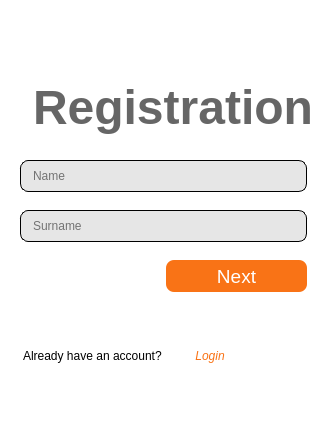
      <widget class="QWidget" name="registration_page2">
       <property name="styleSheet">
        <string notr="true">QWidget {
background-color: white;
}</string>
       </property>
       <layout class="QVBoxLayout" name="verticalLayout">
        <property name="spacing">
         <number>0</number>
        </property>
        <property name="leftMargin">
         <number>0</number>
        </property>
        <property name="topMargin">
         <number>0</number>
        </property>
        <property name="rightMargin">
         <number>0</number>
        </property>
        <property name="bottomMargin">
         <number>0</number>
        </property>
        <item>
         <layout class="QVBoxLayout" name="verticalLayout_7">
          <property name="spacing">
           <number>5</number>
          </property>
          <item>
           <spacer name="verticalSpacer_16">
            <property name="orientation">
             <enum>Qt::Vertical</enum>
            </property>
            <property name="sizeType">
             <enum>QSizePolicy::Preferred</enum>
            </property>
            <property name="sizeHint" stdset="0">
             <size>
              <width>20</width>
              <height>80</height>
             </size>
            </property>
           </spacer>
          </item>
          <item>
           <widget class="QLabel" name="registerLabel_3">
            <property name="font">
             <font>
              <family>Segoe UI</family>
              <pointsize>36</pointsize>
              <italic>false</italic>
              <bold>true</bold>
              <kerning>true</kerning>
             </font>
            </property>
            <property name="styleSheet">
             <string notr="true">QLabel {
color: rgb(102, 102, 102);
margin-left: 20px;
margin-bottom: 20px;
background: transparent;
}</string>
            </property>
            <property name="text">
             <string>Registration</string>
            </property>
           </widget>
          </item>
          <item>
           <widget class="QLineEdit" name="nameRegister">
            <property name="styleSheet">
             <string notr="true">QLineEdit {
border: 1px solid black;
border-radius: 8px;
color: black;
padding-left: 10px;
padding-right: 10px;
background-color: rgb(230, 230, 230);
height: 30px;
margin-left: 20px;
margin-right: 20px;
}

QLineEdit:focus {
border: 2px solid black;
}</string>
            </property>
            <property name="text">
             <string/>
            </property>
            <property name="echoMode">
             <enum>QLineEdit::Normal</enum>
            </property>
            <property name="placeholderText">
             <string>Name</string>
            </property>
            <property name="clearButtonEnabled">
             <bool>false</bool>
            </property>
           </widget>
          </item>
          <item>
           <spacer name="verticalSpacer_17">
            <property name="orientation">
             <enum>Qt::Vertical</enum>
            </property>
            <property name="sizeType">
             <enum>QSizePolicy::Preferred</enum>
            </property>
            <property name="sizeHint" stdset="0">
             <size>
              <width>20</width>
              <height>13</height>
             </size>
            </property>
           </spacer>
          </item>
          <item>
           <widget class="QLineEdit" name="surnameRegister">
            <property name="styleSheet">
             <string notr="true">QLineEdit {
border: 1px solid black;
border-radius: 8px;
color: black;
padding-left: 10px;
padding-right: 10px;
background-color: rgb(230, 230, 230);
height: 30px;
margin-left: 20px;
margin-right: 20px;
}

QLineEdit:focus {
border: 2px solid black;
}</string>
            </property>
            <property name="text">
             <string/>
            </property>
            <property name="echoMode">
             <enum>QLineEdit::Normal</enum>
            </property>
            <property name="placeholderText">
             <string>Surname</string>
            </property>
            <property name="clearButtonEnabled">
             <bool>false</bool>
            </property>
           </widget>
          </item>
          <item>
           <spacer name="verticalSpacer_18">
            <property name="orientation">
             <enum>Qt::Vertical</enum>
            </property>
            <property name="sizeType">
             <enum>QSizePolicy::Preferred</enum>
            </property>
            <property name="sizeHint" stdset="0">
             <size>
              <width>13</width>
              <height>13</height>
             </size>
            </property>
           </spacer>
          </item>
          <item>
           <layout class="QHBoxLayout" name="horizontalLayout_5">
            <item>
             <widget class="QPushButton" name="backName">
              <property name="font">
               <font>
                <pointsize>12</pointsize>
               </font>
              </property>
              <property name="styleSheet">
               <string notr="true">QPushButton {
background: transparent;
color: black;
border-radius: 8px;
margin-left: 20px; 
height: 30px;
margin-right: 70%;
}

QPushButton:pressed,
QPushButton:focus {
outline: none;
background: transparent;
}</string>
              </property>
              <property name="text">
               <string/>
              </property>
              <property name="icon">
               <iconset resource="Images.qrc">
                <normaloff>:/icons/content/arrow_back.svg</normaloff>:/icons/content/arrow_back.svg</iconset>
              </property>
              <property name="iconSize">
               <size>
                <width>20</width>
                <height>20</height>
               </size>
              </property>
             </widget>
            </item>
            <item>
             <widget class="QPushButton" name="nextName">
              <property name="font">
               <font>
                <pointsize>14</pointsize>
               </font>
              </property>
              <property name="styleSheet">
               <string notr="true">QPushButton {
border-radius: 8px;
margin-right:  20px;
background-color: rgb(249, 115, 22);
height: 32px;
color: white;
}
QPushButton:pressed {
background-color: rgb(126, 42, 0)
}</string>
              </property>
              <property name="text">
               <string>Next</string>
              </property>
             </widget>
            </item>
           </layout>
          </item>
          <item>
           <spacer name="verticalSpacer_19">
            <property name="orientation">
             <enum>Qt::Vertical</enum>
            </property>
            <property name="sizeHint" stdset="0">
             <size>
              <width>20</width>
              <height>40</height>
             </size>
            </property>
           </spacer>
          </item>
          <item>
           <layout class="QHBoxLayout" name="horizontalLayout_10">
            <item>
             <widget class="QLabel" name="label_9">
              <property name="font">
               <font>
                <family>Segoe UI</family>
                <italic>false</italic>
               </font>
              </property>
              <property name="styleSheet">
               <string notr="true">QLabel {
margin-left: 20px;
color: black;
background: transparent;}</string>
              </property>
              <property name="text">
               <string>Already have an account?</string>
              </property>
             </widget>
            </item>
            <item>
             <widget class="QPushButton" name="loginGoTo_3">
              <property name="font">
               <font>
                <italic>true</italic>
               </font>
              </property>
              <property name="styleSheet">
               <string notr="true">QPushButton {
height: 30px;
color: rgb(249, 115, 22);
}</string>
              </property>
              <property name="text">
               <string>Login</string>
              </property>
              <property name="flat">
               <bool>true</bool>
              </property>
             </widget>
            </item>
            <item>
             <spacer name="horizontalSpacer_6">
              <property name="orientation">
               <enum>Qt::Horizontal</enum>
              </property>
              <property name="sizeType">
               <enum>QSizePolicy::Expanding</enum>
              </property>
              <property name="sizeHint" stdset="0">
               <size>
                <width>60</width>
                <height>20</height>
               </size>
              </property>
             </spacer>
            </item>
           </layout>
          </item>
          <item>
           <spacer name="verticalSpacer_20">
            <property name="orientation">
             <enum>Qt::Vertical</enum>
            </property>
            <property name="sizeType">
             <enum>QSizePolicy::Preferred</enum>
            </property>
            <property name="sizeHint" stdset="0">
             <size>
              <width>20</width>
              <height>60</height>
             </size>
            </property>
           </spacer>
          </item>
         </layout>
        </item>
       </layout>
      </widget>
